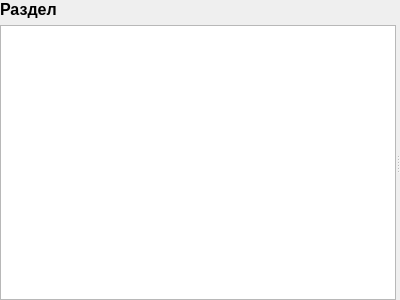
<?xml version="1.0" encoding="UTF-8"?>
<ui version="4.0">
 <class>TrainingForm</class>
 <widget class="QWidget" name="TrainingForm">
  <property name="geometry">
   <rect>
    <x>0</x>
    <y>0</y>
    <width>400</width>
    <height>300</height>
   </rect>
  </property>
  <property name="windowTitle">
   <string>Form</string>
  </property>
  <layout class="QVBoxLayout" name="verticalLayout_3">
   <property name="leftMargin">
    <number>0</number>
   </property>
   <property name="topMargin">
    <number>0</number>
   </property>
   <property name="rightMargin">
    <number>0</number>
   </property>
   <property name="bottomMargin">
    <number>0</number>
   </property>
   <item>
    <widget class="QLabel" name="titleLabel">
     <property name="sizePolicy">
      <sizepolicy hsizetype="Preferred" vsizetype="Fixed">
       <horstretch>0</horstretch>
       <verstretch>0</verstretch>
      </sizepolicy>
     </property>
     <property name="font">
      <font>
       <pointsize>12</pointsize>
       <weight>75</weight>
       <bold>true</bold>
      </font>
     </property>
     <property name="text">
      <string>Раздел</string>
     </property>
     <property name="margin">
      <number>0</number>
     </property>
    </widget>
   </item>
   <item>
    <widget class="QSplitter" name="splitter">
     <property name="orientation">
      <enum>Qt::Horizontal</enum>
     </property>
     <property name="childrenCollapsible">
      <bool>false</bool>
     </property>
     <widget class="QWidget" name="verticalLayoutWidget">
      <layout class="QVBoxLayout" name="verticalLayout">
       <property name="topMargin">
        <number>0</number>
       </property>
       <item>
        <widget class="QListWidget" name="listWidget"/>
       </item>
      </layout>
     </widget>
     <widget class="QStackedWidget" name="stackedWidget"/>
    </widget>
   </item>
  </layout>
 </widget>
 <resources/>
 <connections/>
</ui>
